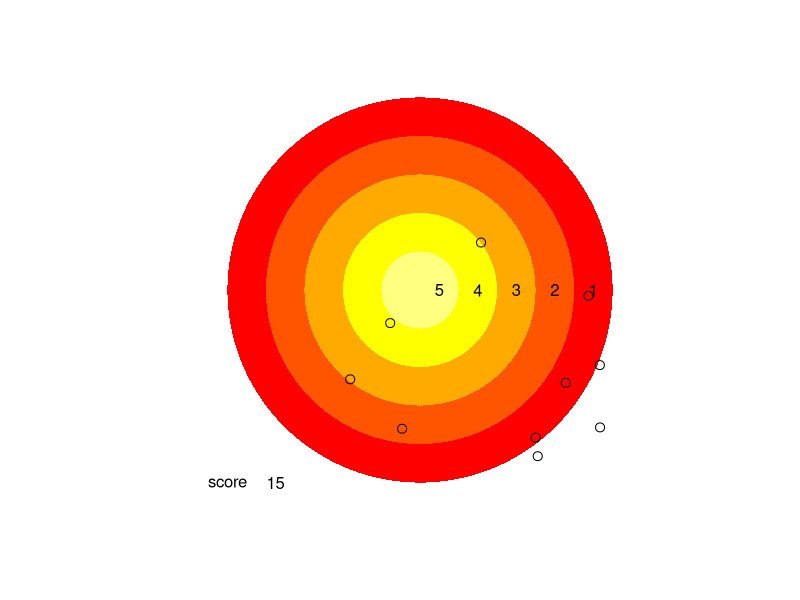

This figure's R source:
# pie chart for an archery game

color <- heat.colors(5)
for (j in 1:5){
    if(j >= 2) par(new=T)
    pie(c(1), radius=1-0.2*(j-1), col=color[j],label=NA, border=NA)
    text(1.1-0.2*j,0,j)
}

n <- 10
score <- 0
for (i in 1:n){
    x <- runif(2,-1,1)
    points(x[1],x[2],pch=21,cex=1.2)
    r <- sqrt(sum(x*x))
    score <- score + ifelse(r<1,5-floor(r*5),0)
}
text(-1,-1,"score")
text(-0.75,-1,score)

# end